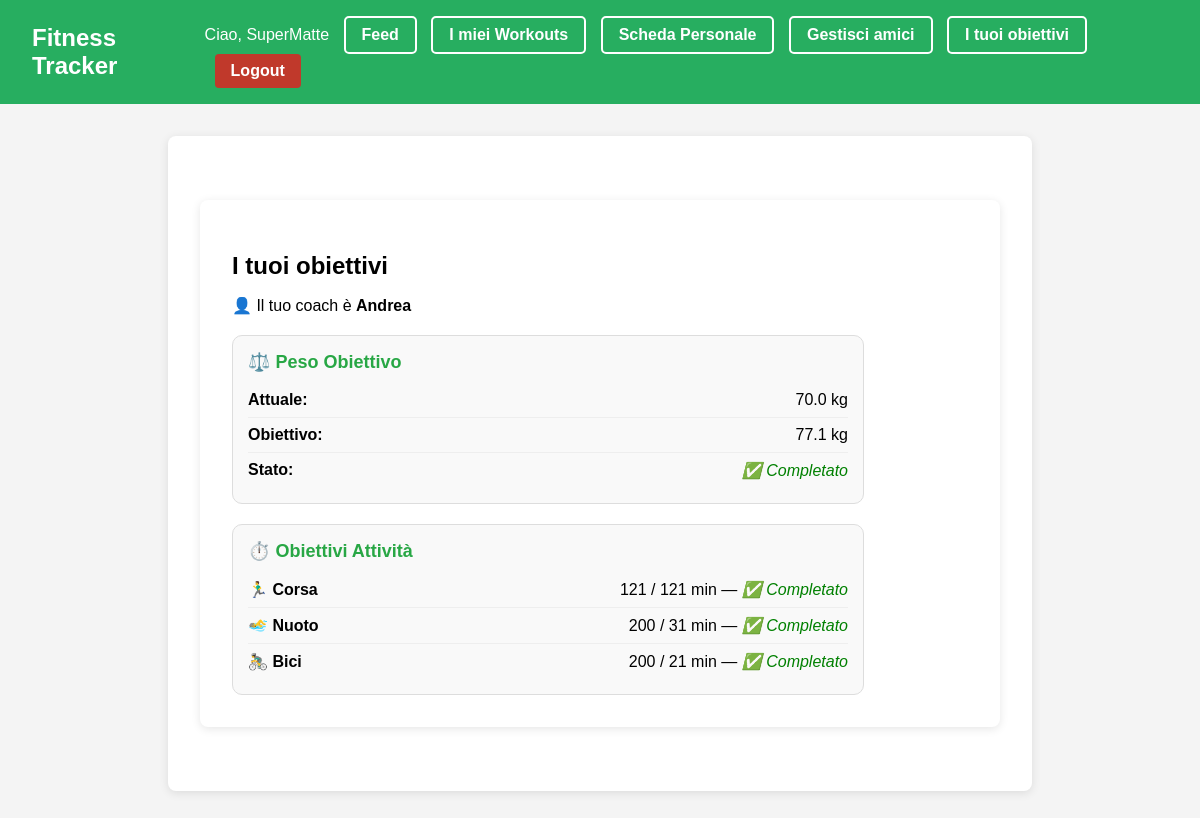
/accounts/i-tuoi-obiettivi/ (signed in), run on the app's committed database.
### users/models.py (models this page shows, shortened)
class CustomUser(AbstractUser):
    is_coach = models.BooleanField(default=False)
    friends = models.ManyToManyField('self', symmetrical=False, blank=True)
    first_name = models.CharField(max_length=30, blank=True)
    last_name = models.CharField(max_length=30, blank=True)
    age = models.PositiveIntegerField(null=True, blank=True)
    height_cm = models.FloatField(null=True, blank=True)
    weight_kg = models.FloatField(null=True, blank=True)

class Goal(models.Model):
    coach = models.ForeignKey(CustomUser, on_delete=models.CASCADE, related_name='coached_goals')
    athlete = models.ForeignKey(CustomUser, on_delete=models.CASCADE, related_name='goals')
    target_weight = models.FloatField(null=True, blank=True)
    target_running_minutes = models.PositiveIntegerField(null=True, blank=True)
    target_swimming_minutes = models.PositiveIntegerField(null=True, blank=True)
    target_cycling_minutes = models.PositiveIntegerField(null=True, blank=True)

### users/views.py (the view)
# urls.py: path('i-tuoi-obiettivi/', my_goals, name='my_goals'),
@login_required
def my_goals(request):
    user = request.user
    goal = Goal.objects.filter(athlete=user).first()
    coach = goal.coach if goal else None
    workouts = Workout.objects.filter(user=user)
    run_minutes = workouts.filter(type='run').aggregate(Sum('duration_minutes'))['duration_minutes__sum'] or 0
    swim_minutes = workouts.filter(type='swim').aggregate(Sum('duration_minutes'))['duration_minutes__sum'] or 0
    bike_minutes = workouts.filter(type='bike').aggregate(Sum('duration_minutes'))['duration_minutes__sum'] or 0
    def status(current, target):
        if target is None:
            return "—"
        return "✅ Completato" if current >= target else "⏳ In corso"
    activity_goals = []
    if goal:
        for label, value, current in [
            ('🏃‍♂️ Corsa', goal.target_running_minutes, run_minutes),
            ('🏊‍♂️ Nuoto', goal.target_swimming_minutes, swim_minutes),
            ('🚴‍♂️ Bici', goal.target_cycling_minutes, bike_minutes),
        ]:
            if value is not None:
                activity_goals.append({
                    'label': label,
                    'current': current,
                    'target': value,
                    'status': status(current, value),
                })
    weight_status = None
    if goal and goal.target_weight is not None and user.weight_kg:
        weight_status = "✅ Completato" if user.weight_kg <= goal.target_weight else "⏳ In corso"
    return render(request, 'users/my_goals.html', {
        'coach': coach,
        'goal': goal,
        'activity_goals': activity_goals,
        'target_weight': goal.target_weight if goal else None,
        'current_weight': user.weight_kg,
        'weight_status': weight_status,
    })

### templates/users/my_goals.html
{% extends 'base.html' %}
{% load static %}
{% block content %}
<div class="container">
  <h2>I tuoi obiettivi</h2>
  {% if coach %}
    <p>👤 Il tuo coach è <strong>{{ coach.username }}</strong></p>
  {% endif %}
  {% if target_weight %}
    <div class="goals-section">
      <div class="goals-title">⚖️ Peso Obiettivo</div>
      <div class="goal-item">
        <span class="goal-label">Attuale:</span>
        <span>{{ current_weight }} kg</span>
      </div>
      <div class="goal-item">
        <span class="goal-label">Obiettivo:</span>
        <span>{{ target_weight }} kg</span>
      </div>
      <div class="goal-item">
        <span class="goal-label">Stato:</span>
        <span class="goal-status {% if weight_status == '✅ Completato' %}success{% else %}progress{% endif %}">
          {{ weight_status }}
        </span>
      </div>
    </div>
  {% endif %}
  {% if activity_goals %}
    <div class="goals-section">
      <div class="goals-title">⏱️ Obiettivi Attività</div>
      {% for goal in activity_goals %}
        <div class="goal-item">
          <span class="goal-label">{{ goal.label }}</span>
          <span>
            {{ goal.current }} / {{ goal.target }} min —
            <span class="goal-status {% if goal.status == '✅ Completato' %}success{% else %}progress{% endif %}">
              {{ goal.status }}
            </span>
          </span>
        </div>
      {% endfor %}
    </div>
  {% else %}
    <p class="flash-message">Nessun obiettivo assegnato per ora.</p>
  {% endif %}
</div>
{% endblock %}

### templates/base.html (shortened to what this page needs)
{% load static %}
<!DOCTYPE html>
<html lang="it">
<head>
  <link rel="stylesheet" href="{% static 'css/style.css' %}">
</head>
<body>
<nav class="navbar">
  <div class="navbar-container">
    <a class="navbar-brand" href="/">Fitness Tracker</a>
    <div class="navbar-buttons">
      {% if user.is_authenticated %}
        <span>Ciao, {{ user.username }}</span>
        <a href="{% url 'feed' %}" class="btn outline">Feed</a>
        <a href="{% url 'my_workouts' %}" class="btn outline">I miei Workouts</a>
        <a href="{% url 'personal_sheet' %}" class="btn outline">Scheda Personale</a>
        <a href="{% url 'search_users' %}" class="btn outline">Gestisci amici</a>
        <a href="{% url 'my_goals' %}" class="btn outline">I tuoi obiettivi</a>
        <a href="{% url 'logout' %}" class="btn danger">Logout</a>
      {% else %}
        <a href="{% url 'login' %}" class="btn outline">Login</a>
        <a href="{% url 'signup' %}" class="btn primary">Signup</a>
      {% endif %}
    </div>
  </div>
</nav>
  <div class="container">
    {% block content %}{% endblock %}
  </div>
</body>
</html>

### static/css/style.css (style rules this page uses)
body { font-family: Arial, sans-serif; background-color: #f4f4f4; margin: 0; padding: 0; }
.navbar { background-color: #27ae60; padding: 1rem 2rem; color: white; }
.navbar-container { display: flex; justify-content: space-between; align-items: center; }
.navbar-brand { font-size: 1.5rem; font-weight: bold; color: white; text-decoration: none; }
.navbar-buttons a { margin-left: 10px; }
.btn { display: inline-block; text-align: center; cursor: pointer; text-decoration: none; font-weight: bold; border-radius: 5px; padding: 0.5rem 1rem; transition: background-color 0.2s ease; border: none; }
.btn.outline { background-color: transparent; color: white; border: 2px solid white; padding: 0.5rem 1rem; border-radius: 5px; font-weight: bold; text-decoration: none; display: inline-block; transition: background-color 0.2s ease; }
.btn.danger { background-color: #c0392b; color: white; }
.container { max-width: 800px; margin: 2rem auto; background: white; padding: 2rem; border-radius: 8px; box-shadow: 0 2px 10px rgba(0, 0, 0, 0.1); }
h2 { margin-bottom: 1rem; }
.goals-section { border: 1px solid #ddd; border-radius: 10px; padding: 15px; background-color: #f9f9f9; margin-top: 20px; max-width: 600px; }
.goals-title { font-weight: bold; color: #28a745; font-size: 18px; margin-bottom: 10px; }
.goal-item { display: flex; justify-content: space-between; padding: 8px 0; border-bottom: 1px solid #eee; }
.goal-item:last-child { border-bottom: none; }
.goal-label { font-weight: bold; }
.goal-status { color: #555; font-style: italic; }
.goal-status.success { color: green; }
.btn { padding: 0.5rem 1rem; border: none; border-radius: 4px; font-weight: bold; cursor: pointer; }

### data on the page
CustomUser: username "SuperMatte", weight_kg "70.0"
CustomUser: username "Andrea"
Goal: target_weight "77.1"

### other printed values
{{ weight_status }} "✅ Completato"
{{ goal.label }} "🏃‍♂️ Corsa" "🏊‍♂️ Nuoto" "🚴‍♂️ Bici"
{{ goal.current }} "121" "200" "200"
{{ goal.target }} "121" "31" "21"
{{ goal.status }} "✅ Completato" "✅ Completato" "✅ Completato"
